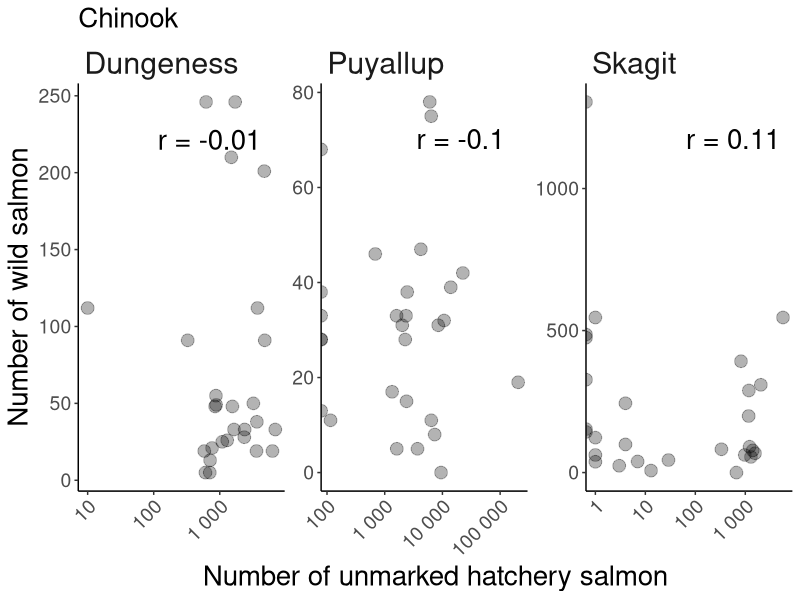
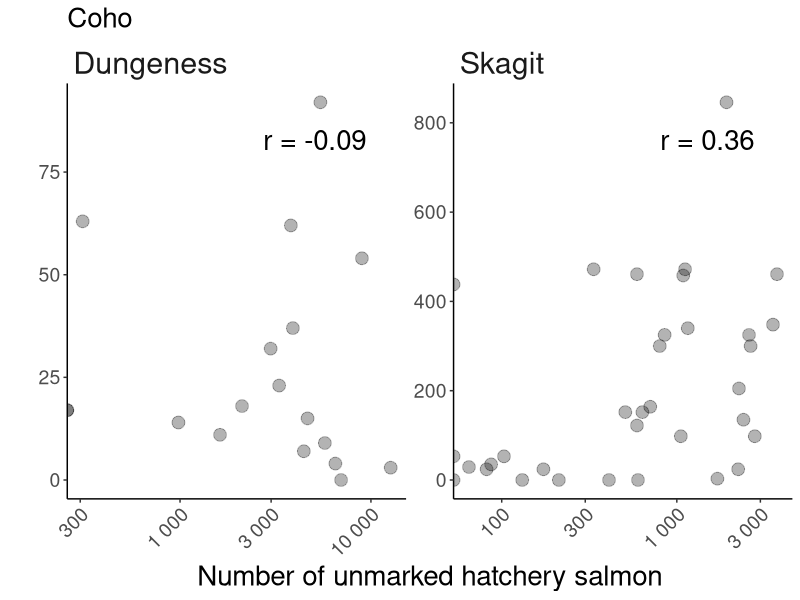
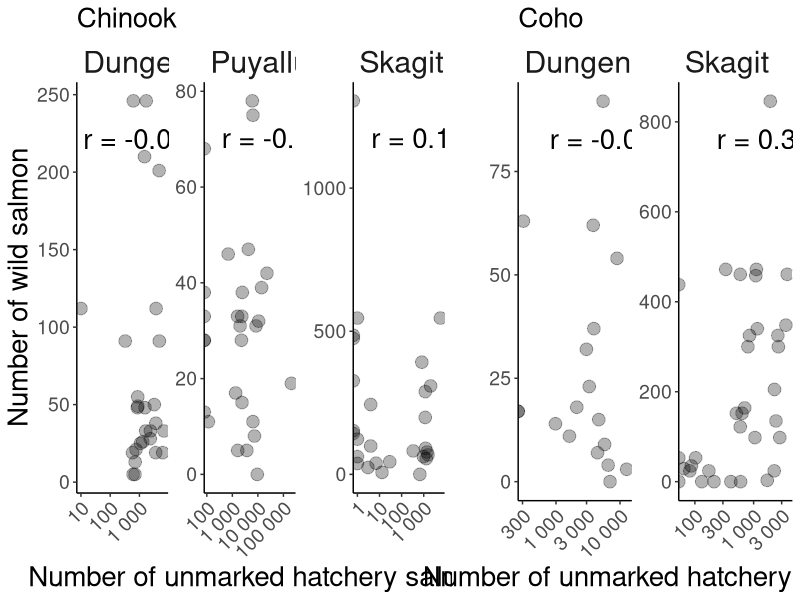
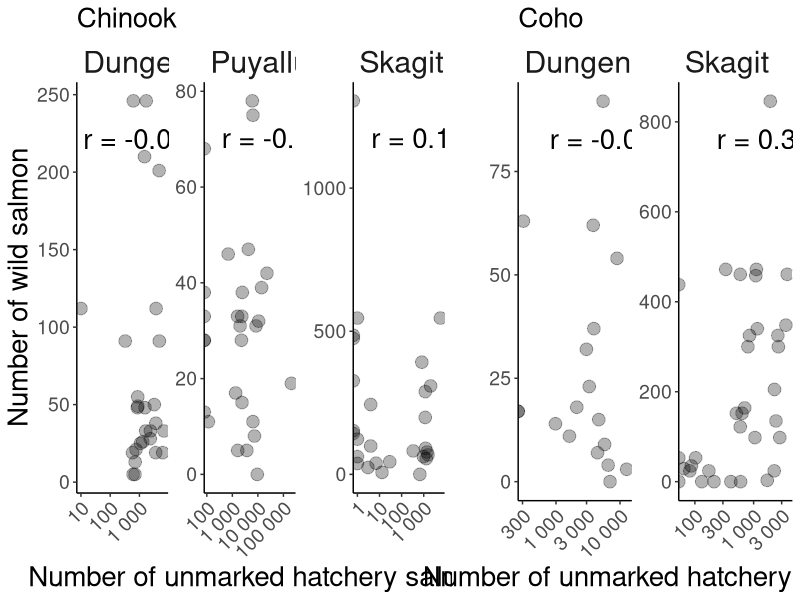

These figures' R source, in order:
#goal - to read the different csv files
# for each species and river with number of wild salmon and number of 
#unmarked hatchery salmon
#then make scatter plots of the number of wild salmon vs the number of
#unmarked hatchery salmon
#add text with correlation coefficient to the plot

## making change on Feb 14 2024 to have new puyallup rmis values

library(here)
library(dplyr)
library(ggplot2)
library(tidyverse)
library(ggpubr)

#read files

dungeness_chinook <- read.csv(here("data",
                                   "dungeness","unmarked_hatchery_chinook_corrected.csv"),header=TRUE)
dungeness_coho <- read.csv(here("data",
                                "dungeness","unmarked_hatchery_coho_corrected.csv"),header=TRUE)

puyallup_chinook <- read.csv(here("data",
                                  "puyallup","unmarked_hatchery_chinook_corrected_new.csv"),header=TRUE)

skagit_chinook <- read.csv(here("data",
                                 "skagit","unmarked_hatchery_chinook_corrected.csv"),header=TRUE)

skagit_coho <- read.csv(here("data",
                              "skagit","unmarked_hatchery_coho_corrected.csv"),header=TRUE)


#aggregate the data

colnames(dungeness_chinook)
colnames(dungeness_coho)
colnames(puyallup_chinook)
colnames(skagit_chinook)
colnames(skagit_coho)

#drop the "X" column from the dataframes

dungeness_chinook <- dungeness_chinook %>% select(-X)

#make the dataframe long by pivot longer

dungeness_chinook_long <- dungeness_chinook %>% 
  mutate(river = "Dungeness", species = "chinook") %>%
  rename(Date = chinook0_dungeness_Date, unmarked = chinook0_dungeness_unmarked,
         wild = chinook0_dungeness_wild_num, hatchery = chinook0_dungeness_hatchery_num,
         unmarked_prop = chinook0_dungeness_unmarked_prop,
         wild_prop = chinook0_dungeness_wild_prop
         )

dungeness_coho_long <- dungeness_coho %>%
  mutate(river = "Dungeness", species = "coho") %>%
  rename(Date = coho1_dungeness_Date, unmarked = coho1_dungeness_unmarked,
         wild = coho1_dungeness_wild_num, hatchery = coho1_dungeness_hatchery_num,
         unmarked_prop = coho1_dungeness_unmarked_prop,
         wild_prop = coho1_dungeness_wild_prop
         )

puyallup_chinook_long <- puyallup_chinook %>%
  mutate(river = "Puyallup", species = "chinook") %>%
  rename(Date = chinook0_puyallup_Date, unmarked = chinook0_puyallup_unmarked,
         wild = chinook0_puyallup_wild_num, hatchery = chinook0_puyallup_hatchery_num,
         unmarked_prop = chinook0_puyallup_unmarked_prop,
         wild_prop = chinook0_puyallup_wild_prop
         )

skagit_chinook_long <- skagit_chinook %>%
  mutate(river = "Skagit", species = "chinook") %>%
  rename(Date = chinook0_skagit_Date, unmarked = chinook0_skagit_unmarked,
         wild = chinook0_skagit_wild_num, hatchery = chinook0_skagit_hatchery_num,
         unmarked_prop = chinook0_skagit_unmarked_prop,
         wild_prop = chinook0_skagit_wild_prop
         )

skagit_coho_long <- skagit_coho %>%
  mutate(river = "Skagit", species = "coho") %>%
  rename(Date = coho1_skagit_Date, unmarked = coho1_skagit_unmarked,
         wild = coho1_skagit_wild_num, hatchery = coho1_skagit_hatchery_num,
         unmarked_prop = coho1_skagit_unmarked_prop,
         wild_prop = coho1_skagit_wild_prop
         )

#combine the dataframes

unmarked_hatchery <- bind_rows(dungeness_chinook_long, dungeness_coho_long,
                               puyallup_chinook_long, skagit_chinook_long,
                               skagit_coho_long)
#caluclate correlation between unmarked and wild for each species and river

correlations <- unmarked_hatchery %>%
  group_by(river, species) %>%
  mutate(max_unmarked = max(unmarked), max_wild = max(wild, na.rm = TRUE)) %>% 
  summarise(correlation = cor(unmarked, wild, use = "complete.obs"), max_unmarked = max(max_unmarked),
            max_wild = max(max_wild))
  


#make scatter plots
#include text with correlation coefficient from correlations dataframe
#text position should be top right of the plot
chinook_p <- unmarked_hatchery %>%
  filter(species == "chinook") %>%
  ggplot(aes(x = unmarked, y = wild)) +
  geom_point(alpha = 0.3,size= 4) +
  facet_wrap(~river, ncol = 3, scales = "free") +
  labs(x  = "Number of unmarked hatchery salmon", y = "Number of wild salmon", title = "Chinook") +
  theme_classic() +
  geom_text(data = correlations %>% filter(species == "chinook"), 
            aes(0.1 * max_unmarked,
                0.9 * max_wild,
                label = paste("r =",round(correlation,2)
                              )),
                size = 7
                )+
            
  #captilize the first letter of the river name
  theme(strip.background = element_blank(),
        strip.text.x = element_text(size = 22, hjust = 0),
        axis.title = element_text(size = 20),
        axis.text = element_text(size = 10),
        plot.title = element_text(size = 20),
        axis.text.x = element_text(angle = 45, hjust = 1, size = 14),
        axis.text.y = element_text(size = 14),
        title = element_text(size = 24)
        ) +
  #make x axis log scale and do not have scientific notation
  scale_x_log10(labels = scales::label_number(accuracy = 1))

chinook_p

coho_p <- unmarked_hatchery %>%
  filter(species == "coho") %>%
  ggplot(aes(x = unmarked, y = wild)) +
  geom_point(alpha = 0.3,size= 4) +
  facet_wrap(~river, ncol = 3, scales = "free") +
  labs(x  = "Number of unmarked hatchery salmon", y = "", title = "Coho") +
  theme_classic() +
  geom_text(data = correlations %>% filter(species == "coho"), 
            aes(0.4 * max_unmarked,
                0.9 * max_wild,
                label = paste("r =",round(correlation,2)
                              )),
            size = 7
  )+
  
  #position the text on the left
  theme(strip.background = element_blank(),
        strip.text.x = element_text(size = 22,hjust = 0),
        axis.title = element_text(size = 20),
        axis.text = element_text(size = 10),
        plot.title = element_text(size = 20),
        axis.text.x = element_text(angle = 45, hjust = 1, size = 14),
        axis.text.y = element_text(size = 14),
        title = element_text(size = 24)
        ) +
  scale_x_log10(labels = scales::label_number(accuracy = 1))

coho_p
#combine the plots
ggarrange(chinook_p, coho_p, ncol = 2, nrow = 1, common.legend = TRUE, legend = "bottom",
          widths = c(1.3,1), heights = c(1,1))
ggsave(here("output","unmarked_wild_scatter_new.png"), width = 15, height = 5, units = "in")



